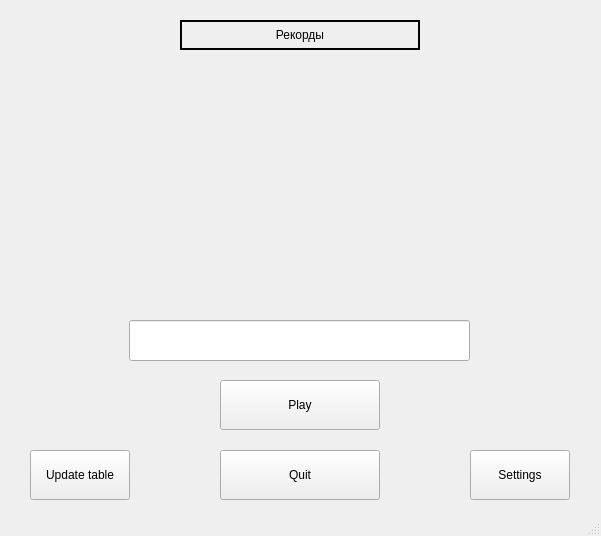
<?xml version="1.0" encoding="UTF-8"?>
<ui version="4.0">
 <class>MainWindow</class>
 <widget class="QMainWindow" name="MainWindow">
  <property name="geometry">
   <rect>
    <x>0</x>
    <y>0</y>
    <width>601</width>
    <height>536</height>
   </rect>
  </property>
  <property name="minimumSize">
   <size>
    <width>601</width>
    <height>536</height>
   </size>
  </property>
  <property name="windowTitle">
   <string>Menu</string>
  </property>
  <widget class="QWidget" name="centralwidget">
   <widget class="QPushButton" name="pushButton">
    <property name="geometry">
     <rect>
      <x>220</x>
      <y>380</y>
      <width>160</width>
      <height>50</height>
     </rect>
    </property>
    <property name="text">
     <string>Play</string>
    </property>
   </widget>
   <widget class="QLineEdit" name="lineEdit">
    <property name="geometry">
     <rect>
      <x>129</x>
      <y>320</y>
      <width>341</width>
      <height>41</height>
     </rect>
    </property>
    <property name="minimumSize">
     <size>
      <width>1</width>
      <height>1</height>
     </size>
    </property>
    <property name="inputMask">
     <string extracomment="asdasdas"/>
    </property>
    <property name="text">
     <string/>
    </property>
    <property name="alignment">
     <set>Qt::AlignLeading|Qt::AlignLeft|Qt::AlignVCenter</set>
    </property>
    <property name="cursorMoveStyle">
     <enum>Qt::LogicalMoveStyle</enum>
    </property>
   </widget>
   <widget class="QPushButton" name="pushButton_2">
    <property name="geometry">
     <rect>
      <x>470</x>
      <y>450</y>
      <width>100</width>
      <height>50</height>
     </rect>
    </property>
    <property name="mouseTracking">
     <bool>false</bool>
    </property>
    <property name="tabletTracking">
     <bool>false</bool>
    </property>
    <property name="acceptDrops">
     <bool>false</bool>
    </property>
    <property name="autoFillBackground">
     <bool>false</bool>
    </property>
    <property name="text">
     <string>Settings</string>
    </property>
    <property name="checkable">
     <bool>false</bool>
    </property>
    <property name="checked">
     <bool>false</bool>
    </property>
    <property name="autoRepeat">
     <bool>false</bool>
    </property>
    <property name="autoExclusive">
     <bool>false</bool>
    </property>
    <property name="autoDefault">
     <bool>false</bool>
    </property>
    <property name="default">
     <bool>false</bool>
    </property>
    <property name="flat">
     <bool>false</bool>
    </property>
   </widget>
   <widget class="QPushButton" name="pushButton_3">
    <property name="geometry">
     <rect>
      <x>30</x>
      <y>450</y>
      <width>100</width>
      <height>50</height>
     </rect>
    </property>
    <property name="text">
     <string>Update table</string>
    </property>
   </widget>
   <widget class="QLabel" name="label">
    <property name="geometry">
     <rect>
      <x>180</x>
      <y>20</y>
      <width>240</width>
      <height>30</height>
     </rect>
    </property>
    <property name="frameShape">
     <enum>QFrame::WinPanel</enum>
    </property>
    <property name="frameShadow">
     <enum>QFrame::Plain</enum>
    </property>
    <property name="text">
     <string>Рекорды</string>
    </property>
    <property name="textFormat">
     <enum>Qt::AutoText</enum>
    </property>
    <property name="scaledContents">
     <bool>false</bool>
    </property>
    <property name="alignment">
     <set>Qt::AlignCenter</set>
    </property>
   </widget>
   <widget class="QLabel" name="label_1">
    <property name="geometry">
     <rect>
      <x>0</x>
      <y>70</y>
      <width>600</width>
      <height>30</height>
     </rect>
    </property>
    <property name="text">
     <string/>
    </property>
    <property name="alignment">
     <set>Qt::AlignCenter</set>
    </property>
   </widget>
   <widget class="QLabel" name="label_3">
    <property name="geometry">
     <rect>
      <x>0</x>
      <y>170</y>
      <width>600</width>
      <height>30</height>
     </rect>
    </property>
    <property name="text">
     <string/>
    </property>
    <property name="alignment">
     <set>Qt::AlignCenter</set>
    </property>
   </widget>
   <widget class="QLabel" name="label_4">
    <property name="geometry">
     <rect>
      <x>0</x>
      <y>220</y>
      <width>600</width>
      <height>30</height>
     </rect>
    </property>
    <property name="text">
     <string/>
    </property>
    <property name="alignment">
     <set>Qt::AlignCenter</set>
    </property>
   </widget>
   <widget class="QLabel" name="label_2">
    <property name="geometry">
     <rect>
      <x>0</x>
      <y>120</y>
      <width>600</width>
      <height>30</height>
     </rect>
    </property>
    <property name="text">
     <string/>
    </property>
    <property name="alignment">
     <set>Qt::AlignCenter</set>
    </property>
   </widget>
   <widget class="QPushButton" name="pushButton_4">
    <property name="geometry">
     <rect>
      <x>220</x>
      <y>450</y>
      <width>160</width>
      <height>50</height>
     </rect>
    </property>
    <property name="text">
     <string>Quit</string>
    </property>
   </widget>
   <widget class="QLabel" name="label_5">
    <property name="geometry">
     <rect>
      <x>0</x>
      <y>270</y>
      <width>600</width>
      <height>30</height>
     </rect>
    </property>
    <property name="text">
     <string/>
    </property>
    <property name="alignment">
     <set>Qt::AlignCenter</set>
    </property>
   </widget>
  </widget>
  <widget class="QStatusBar" name="statusbar"/>
 </widget>
 <resources/>
 <connections/>
</ui>
